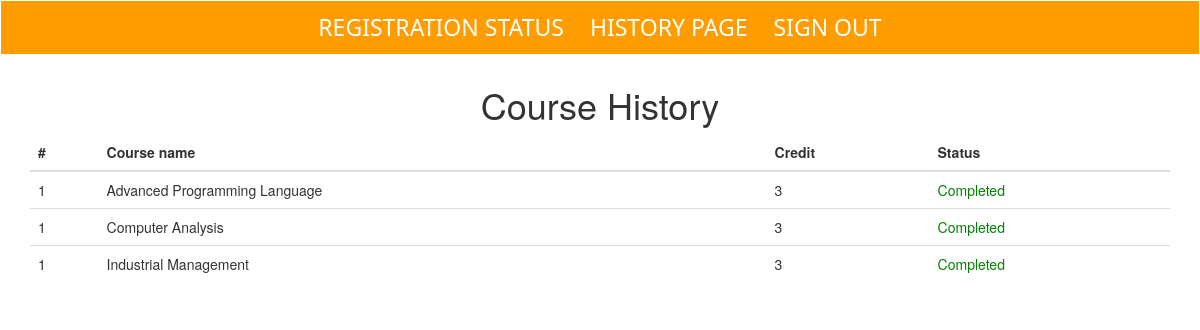
The app's page /history.php (signed in) with its own data.
### tables this page shows
CREATE TABLE `course` (
  `id` varchar(10) NOT NULL,
  `name` varchar(100) NOT NULL,
  `department` varchar(10) NOT NULL,
  `credit` int(5) NOT NULL
);

### history.php (the view, shortened to what this page needs)
<?php
include_once('connection.php');
$id = $_SESSION['id'];
$result = $conn->query("SELECT course.name,course.credit FROM course JOIN history ON course.id=history.course_id WHERE history.student_id='$id'");
$result2 = $conn->query("SELECT * FROM std_course_sec WHERE std_course_sec.student_id='$id' AND std_course_sec.status='Registered'");
if($result2->num_rows > 0)
    $flag=1;
else
    $flag=0;
?>
<!DOCTYPE html>
<html>
    <head>
        <link rel="stylesheet" href="css/style.css">
        <link rel="stylesheet" href="https://maxcdn.bootstrapcdn.com/bootstrap/3.3.7/css/bootstrap.min.css">
    </head>
    <body>
    <div class="navbar">
            <ul>
                <?php if($flag == 1) { ?>
              <li><a href="registration_success.php">Registration Status</a></li>
                <?php } else { ?>
                <li><a href="registration.php">Registration page</a></li>
                <?php } ?>
              <li><a href="history.php">History Page</a></li>
              <li><a href="signout.php">Sign Out</a></li>
          </ul>
        </div>
         <h1 style="text-align: center;">Course History</h1>
         <div class="container">
            <div class="table-responsive">
            <table class="table">
                <thead>
                <tr>
                    <th>#</th>
                    <th>Course name</th>
                    <th>Credit</th>
                    <th>Status</th>
                </tr>
                </thead>
                <tbody>
                <?php while($row = $result->fetch_assoc()) { ?>
                <tr>
                    <td>1</td>
                    <td><?php echo $row["name"] ?></td>
                    <td><?php echo $row["credit"] ?></td>
                    <td style="color:green">Completed</td>
                </tr>
                <?php } ?>
                </tbody>
            </table>
            </div>
            </div>
    </body>
</html>

### css/style.css (style rules this page uses)
* { box-sizing: border-box }
body { font-family: sans-serif; }
ul { list-style-type: none; background-color: rgb(255, 157, 0); padding: 10px; text-align: center; font-family: 'Segoe UI', Tahoma, Geneva, Verdana, sans-serif; font-size: 23px; }
ul li { display: inline; }
ul li a { text-decoration: none; text-transform: uppercase; padding: 10px; color: white; }
a { color: blue; }
a:link { text-decoration: none; }

### records on screen
course: name "Advanced Programming Language", credit "3"
course: name "Computer Analysis", credit "3"
course: name "Industrial Management", credit "3"
